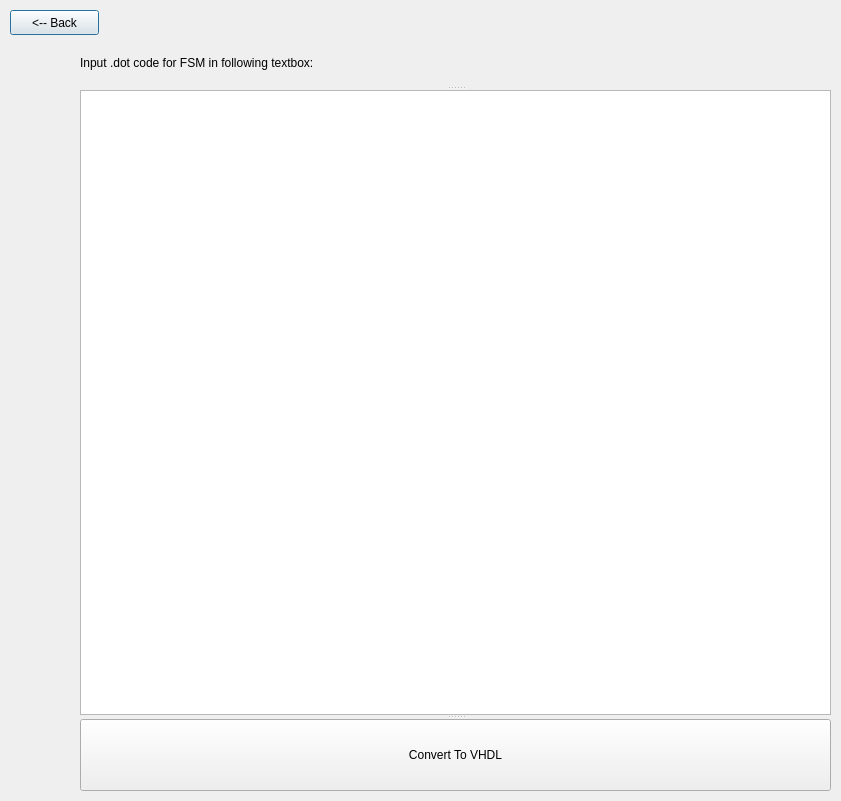
<?xml version="1.0" encoding="UTF-8"?>
<ui version="4.0">
 <class>Dot2VHDL</class>
 <widget class="QDialog" name="Dot2VHDL">
  <property name="windowTitle">
   <string>Dot Input</string>
  </property>
  <widget class="QPushButton" name="pushButton">
   <property name="geometry">
    <rect>
     <x>10</x>
     <y>10</y>
     <width>89</width>
     <height>25</height>
    </rect>
   </property>
   <property name="text">
    <string>&lt;-- Back</string>
   </property>
  </widget>
  <widget class="QSplitter" name="splitter">
   <property name="geometry">
    <rect>
     <x>80</x>
     <y>40</y>
     <width>751</width>
     <height>751</height>
    </rect>
   </property>
   <property name="orientation">
    <enum>Qt::Vertical</enum>
   </property>
   <widget class="QLabel" name="label">
    <property name="text">
     <string>Input .dot code for FSM in following textbox:</string>
    </property>
   </widget>
   <widget class="QPlainTextEdit" name="plainTextEdit"/>
   <widget class="QPushButton" name="pushButton_2">
    <property name="text">
     <string>Convert To VHDL</string>
    </property>
   </widget>
  </widget>
 </widget>
 <resources/>
 <connections/>
</ui>
